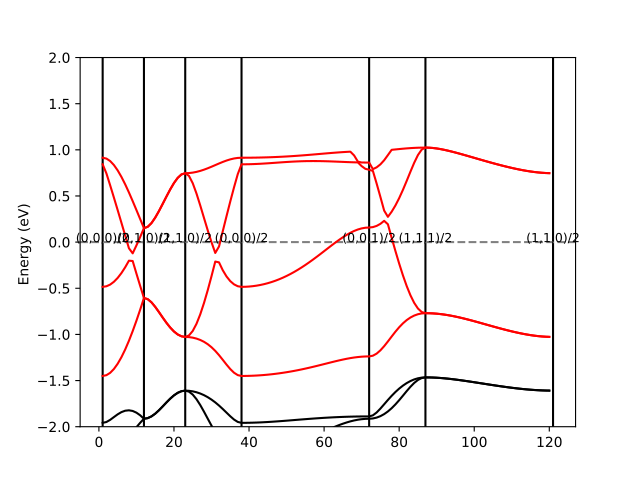

Recreate this plot in Python.
import pylab as P
import numpy as np
import sys
import math

def read_bands(filename):
  f=open(filename,'r')
  spl=f.readline().split()
  nkpt=int(spl[2])
  nband=int(spl[4])
  nspin=int(spl[6])
  spl=f.readline().split()
  npanel=int(spl[2])
  panels=[]
  for i in range(0,npanel+1):
    spl=f.readline().split()
    panels.append( (int(spl[1]),spl[2]) )
  data=[[],[]]
  for s in range(0,nspin):
    dummy=""
    while(dummy != "VIEW"):
      dummy=f.readline().split()[1]
    for k in range(1,nkpt):
      line=f.readline()
      #PYTHON2
      #data[s].append(map(float,line.split()))
      #PYTHON3
      data[s].append(list(map(float,line.split())))
  data[0]=np.array(data[0])
  data[1]=np.array(data[1])
  return data,panels

bands,panels=read_bands("BAND.DAT")
nband=bands[0].shape[1]
nkpt=bands[0].shape[0]
ax=P.gca()
for p in panels:
  ax.axvline(p[0],color='k')
  ax.annotate(p[1],xy=(p[0],0.0),ha='center',fontsize=9)
ax.axhline(0.0,color='gray',linestyle="--")
conv=27.2116
for b in range(130,135):
  ax.plot(range(1,nkpt+1),conv*bands[0][:,b],color='k')
  ax.plot(range(1,nkpt+1),conv*bands[1][:,b],color='r')

P.ylim([-2,2])
P.ylabel("Energy (eV) ")
if len(sys.argv) < 2: 
  P.show()
else:
  P.savefig(sys.argv[1])
